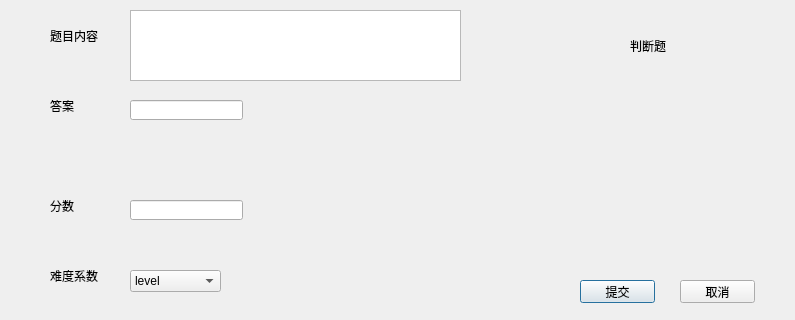
<?xml version="1.0" encoding="UTF-8"?>
<ui version="4.0">
 <class>Dialogjudgeadd</class>
 <widget class="QDialog" name="Dialogjudgeadd">
  <property name="geometry">
   <rect>
    <x>0</x>
    <y>0</y>
    <width>795</width>
    <height>320</height>
   </rect>
  </property>
  <property name="windowTitle">
   <string>判断题添加</string>
  </property>
  <widget class="QComboBox" name="comboBox">
   <property name="geometry">
    <rect>
     <x>130</x>
     <y>270</y>
     <width>91</width>
     <height>22</height>
    </rect>
   </property>
   <item>
    <property name="text">
     <string>level</string>
    </property>
   </item>
   <item>
    <property name="text">
     <string>1</string>
    </property>
   </item>
   <item>
    <property name="text">
     <string>2</string>
    </property>
   </item>
   <item>
    <property name="text">
     <string>3</string>
    </property>
   </item>
   <item>
    <property name="text">
     <string>4</string>
    </property>
   </item>
   <item>
    <property name="text">
     <string>5</string>
    </property>
   </item>
  </widget>
  <widget class="QLabel" name="label">
   <property name="geometry">
    <rect>
     <x>50</x>
     <y>270</y>
     <width>54</width>
     <height>12</height>
    </rect>
   </property>
   <property name="text">
    <string>难度系数</string>
   </property>
  </widget>
  <widget class="QLabel" name="label_2">
   <property name="geometry">
    <rect>
     <x>50</x>
     <y>30</y>
     <width>54</width>
     <height>12</height>
    </rect>
   </property>
   <property name="text">
    <string>题目内容</string>
   </property>
  </widget>
  <widget class="QLabel" name="label_3">
   <property name="geometry">
    <rect>
     <x>50</x>
     <y>100</y>
     <width>54</width>
     <height>12</height>
    </rect>
   </property>
   <property name="text">
    <string>答案</string>
   </property>
  </widget>
  <widget class="QLabel" name="label_4">
   <property name="geometry">
    <rect>
     <x>50</x>
     <y>200</y>
     <width>54</width>
     <height>12</height>
    </rect>
   </property>
   <property name="text">
    <string>分数</string>
   </property>
  </widget>
  <widget class="QLineEdit" name="lineEdit">
   <property name="geometry">
    <rect>
     <x>130</x>
     <y>100</y>
     <width>113</width>
     <height>20</height>
    </rect>
   </property>
  </widget>
  <widget class="QTextEdit" name="textEdit">
   <property name="geometry">
    <rect>
     <x>130</x>
     <y>10</y>
     <width>331</width>
     <height>71</height>
    </rect>
   </property>
  </widget>
  <widget class="QLabel" name="label_5">
   <property name="geometry">
    <rect>
     <x>630</x>
     <y>30</y>
     <width>101</width>
     <height>31</height>
    </rect>
   </property>
   <property name="text">
    <string>判断题</string>
   </property>
  </widget>
  <widget class="QLineEdit" name="lineEdit_2">
   <property name="geometry">
    <rect>
     <x>130</x>
     <y>200</y>
     <width>113</width>
     <height>20</height>
    </rect>
   </property>
  </widget>
  <widget class="QPushButton" name="pushButton">
   <property name="geometry">
    <rect>
     <x>580</x>
     <y>280</y>
     <width>75</width>
     <height>23</height>
    </rect>
   </property>
   <property name="text">
    <string>提交</string>
   </property>
  </widget>
  <widget class="QPushButton" name="pushButton_2">
   <property name="geometry">
    <rect>
     <x>680</x>
     <y>280</y>
     <width>75</width>
     <height>23</height>
    </rect>
   </property>
   <property name="text">
    <string>取消</string>
   </property>
  </widget>
 </widget>
 <resources/>
 <connections/>
</ui>
